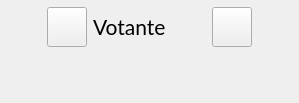
        <widget class="QWidget" name="MenuVotante">
         <layout class="QVBoxLayout" name="verticalLayout_5">
          <property name="leftMargin">
           <number>2</number>
          </property>
          <property name="topMargin">
           <number>2</number>
          </property>
          <property name="rightMargin">
           <number>2</number>
          </property>
          <item>
           <widget class="QWidget" name="barraVotante" native="true">
            <layout class="QHBoxLayout" name="horizontalLayout_10">
             <property name="leftMargin">
              <number>5</number>
             </property>
             <property name="topMargin">
              <number>5</number>
             </property>
             <property name="rightMargin">
              <number>5</number>
             </property>
             <property name="bottomMargin">
              <number>5</number>
             </property>
             <item>
              <spacer name="horizontalSpacer_35">
               <property name="orientation">
                <enum>Qt::Horizontal</enum>
               </property>
               <property name="sizeType">
                <enum>QSizePolicy::Fixed</enum>
               </property>
               <property name="sizeHint" stdset="0">
                <size>
                 <width>40</width>
                 <height>20</height>
                </size>
               </property>
              </spacer>
             </item>
             <item>
              <widget class="QPushButton" name="AdmIcono_3">
               <property name="minimumSize">
                <size>
                 <width>40</width>
                 <height>40</height>
                </size>
               </property>
               <property name="maximumSize">
                <size>
                 <width>50</width>
                 <height>50</height>
                </size>
               </property>
               <property name="text">
                <string/>
               </property>
              </widget>
             </item>
             <item>
              <widget class="QLabel" name="label_6">
               <property name="font">
                <font>
                 <family>Lato</family>
                 <pointsize>16</pointsize>
                </font>
               </property>
               <property name="text">
                <string>Votante</string>
               </property>
              </widget>
             </item>
             <item>
              <spacer name="horizontalSpacer_19">
               <property name="orientation">
                <enum>Qt::Horizontal</enum>
               </property>
               <property name="sizeHint" stdset="0">
                <size>
                 <width>40</width>
                 <height>20</height>
                </size>
               </property>
              </spacer>
             </item>
             <item>
              <widget class="QPushButton" name="botonSalir_3">
               <property name="minimumSize">
                <size>
                 <width>40</width>
                 <height>40</height>
                </size>
               </property>
               <property name="maximumSize">
                <size>
                 <width>50</width>
                 <height>50</height>
                </size>
               </property>
               <property name="text">
                <string/>
               </property>
              </widget>
             </item>
             <item>
              <spacer name="horizontalSpacer_36">
               <property name="orientation">
                <enum>Qt::Horizontal</enum>
               </property>
               <property name="sizeType">
                <enum>QSizePolicy::Fixed</enum>
               </property>
               <property name="sizeHint" stdset="0">
                <size>
                 <width>40</width>
                 <height>20</height>
                </size>
               </property>
              </spacer>
             </item>
            </layout>
           </widget>
          </item>
          <item>
           <spacer name="verticalSpacer_2">
            <property name="orientation">
             <enum>Qt::Vertical</enum>
            </property>
            <property name="sizeHint" stdset="0">
             <size>
              <width>20</width>
              <height>40</height>
             </size>
            </property>
           </spacer>
          </item>
         </layout>
        </widget>
